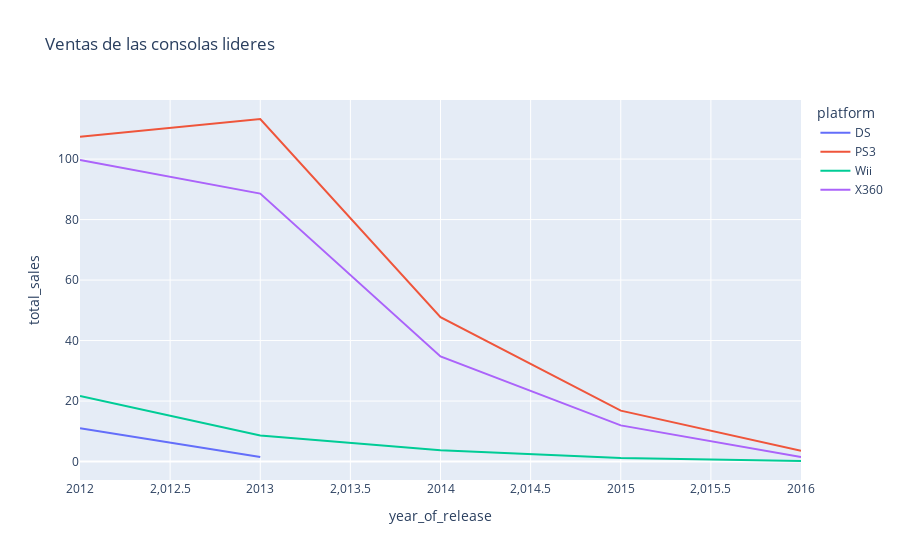

The notebook cell this image was saved under:
### Markdown cell above
**3.5. ¿Qué plataformas son líderes en ventas? ¿Cuáles crecen y cuáles se reducen?**

### Code cell
#Graficamos los ultimos años para ver cuales plataformas crecen
fig2=px.line(bounded_data,x='year_of_release',y='total_sales',color='platform', title='Ventas de las consolas lideres')
fig2.show()

### Figure 1 — Plotly figure (JSON) as saved in the notebook; plotly's stock layout.template omitted (floating-point values rounded to 4 significant figures)
{"data": [{"hovertemplate": "platform=DS<br>year_of_release=%{x}<br>total_sales=%{y}<extra></extra>", "legendgroup": "DS", "line": {"color": "#636efa", "dash": "solid"}, "marker": {"symbol": "circle"}, "mode": "lines", "name": "DS", "orientation": "v", "showlegend": true, "type": "scatter", "x": [2012, 2013], "xaxis": "x", "y": [11.01, 1.54], "yaxis": "y"}, {"hovertemplate": "platform=PS3<br>year_of_release=%{x}<br>total_sales=%{y}<extra></extra>", "legendgroup": "PS3", "line": {"color": "#EF553B", "dash": "solid"}, "marker": {"symbol": "circle"}, "mode": "lines", "name": "PS3", "orientation": "v", "showlegend": true, "type": "scatter", "x": [2012, 2013, 2014, 2015, 2016], "xaxis": "x", "y": [107.4, 113.2, 47.76, 16.82, 3.6], "yaxis": "y"}, {"hovertemplate": "platform=Wii<br>year_of_release=%{x}<br>total_sales=%{y}<extra></extra>", "legendgroup": "Wii", "line": {"color": "#00cc96", "dash": "solid"}, "marker": {"symbol": "circle"}, "mode": "lines", "name": "Wii", "orientation": "v", "showlegend": true, "type": "scatter", "x": [2012, 2013, 2014, 2015, 2016], "xaxis": "x", "y": [21.71, 8.59, 3.75, 1.14, 0.18], "yaxis": "y"}, {"hovertemplate": "platform=X360<br>year_of_release=%{x}<br>total_sales=%{y}<extra></extra>", "legendgroup": "X360", "line": {"color": "#ab63fa", "dash": "solid"}, "marker": {"symbol": "circle"}, "mode": "lines", "name": "X360", "orientation": "v", "showlegend": true, "type": "scatter", "x": [2012, 2013, 2014, 2015, 2016], "xaxis": "x", "y": [99.74, 88.58, 34.74, 11.96, 1.52], "yaxis": "y"}], "layout": {"legend": {"title": {"text": "platform"}, "tracegroupgap": 0}, "title": {"text": "Ventas de las consolas lideres"}, "xaxis": {"anchor": "y", "domain": [0, 1], "title": {"text": "year_of_release"}}, "yaxis": {"anchor": "x", "domain": [0, 1], "title": {"text": "total_sales"}}}}
